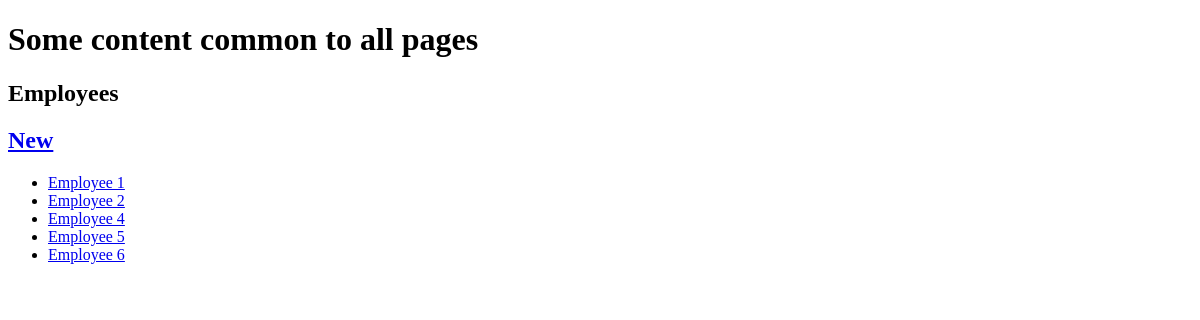
The app's page /employee/, older data.
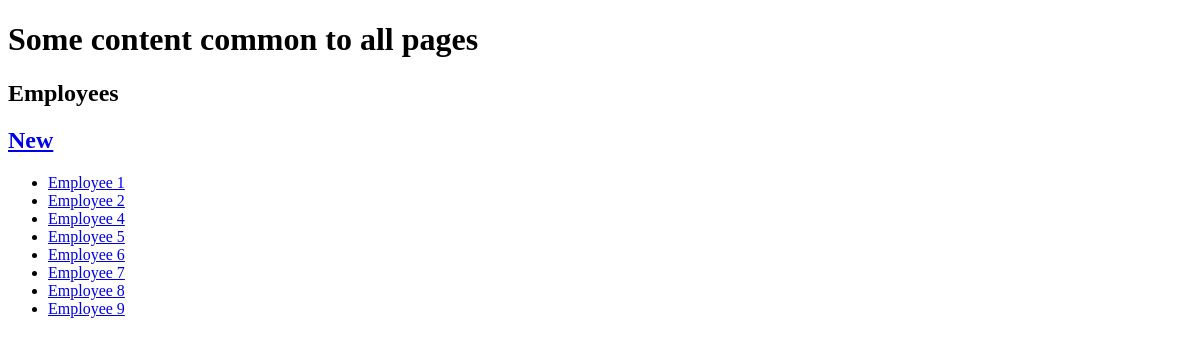
The same page, newer data.
### employee/models.py (models this page shows, shortened)
class Employee(models.Model):
    id = models.AutoField(primary_key=True)
    name = models.CharField(max_length=200, unique=True, null=False)
    city = models.CharField(max_length=200, null=True)

### employee/views.py (the view)
# urls.py: path('', views.index, name='index'),
def index(request):
    employees = Employee.objects.all()
    context = {
        'object_list': employees
    }
    template = loader.get_template('employee/employee_list.html')
    return HttpResponse(template.render(context, request))

### employee/templates/employee/employee_list.html
{% extends "base_template.html" %}
{% block content %}
    <h2>Employees</h2>
    <h2><a href="{% url 'new_employee' %}">New</a></h2>
    <ul>
        {% for employee in object_list %}
            <li><a href="{% url 'employee_details' employee.id %}">{{ employee.name }}</a></li>
        {% endfor %}
    </ul>
{% endblock %}

### templates/base_template.html (shortened to what this page needs)
<!DOCTYPE html>
<html lang="en">
<head>
</head>
<body>
	<p><h1>Some content common to all pages</h1></p>
  {% block content %}{% endblock %}
</body>
</html>

Row changes from the older to the newer data that the page shows:
added Employee: name "Employee 7"
added Employee: name "Employee 8"
added Employee: name "Employee 9"
